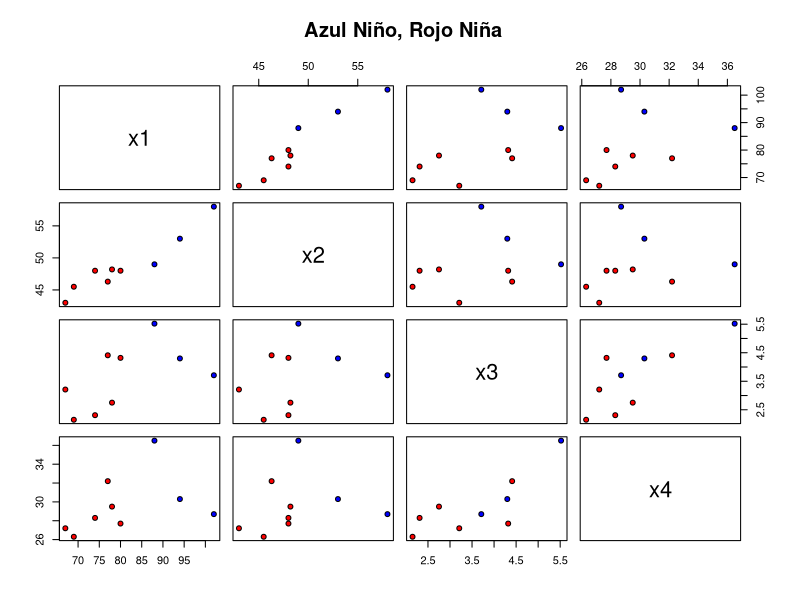
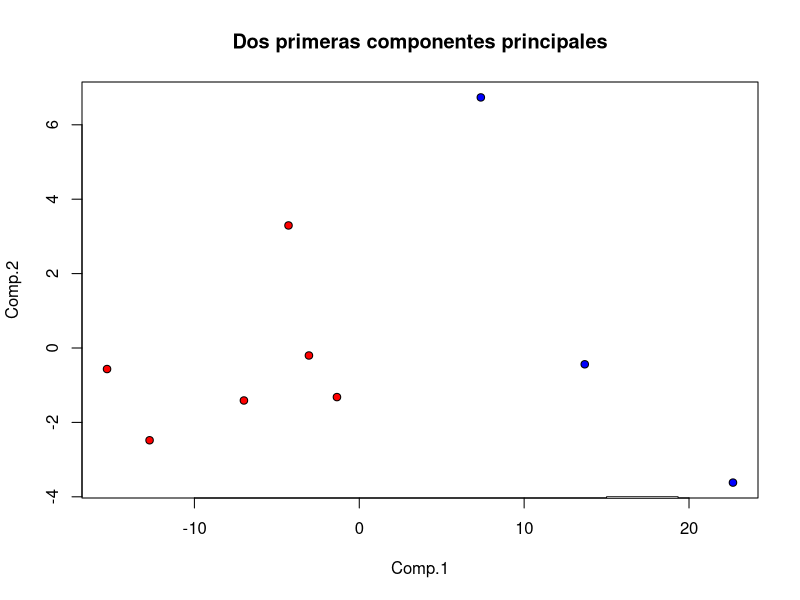
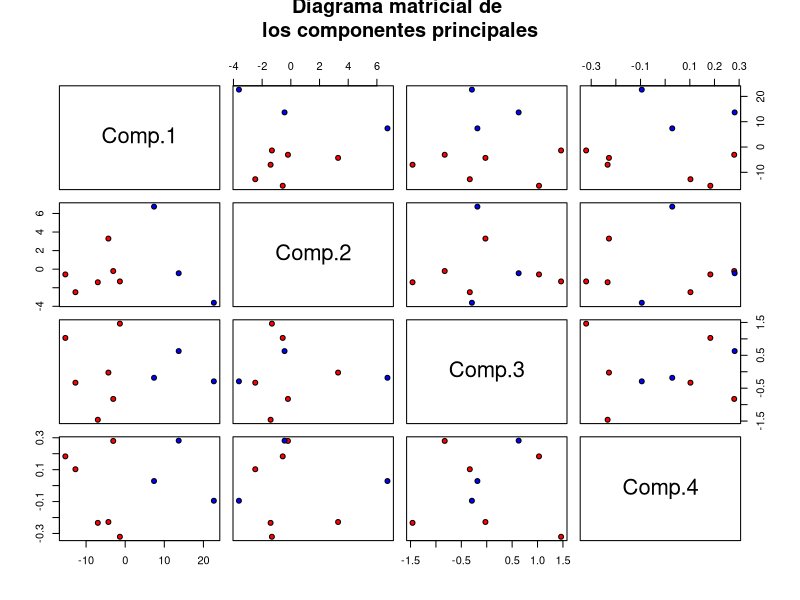
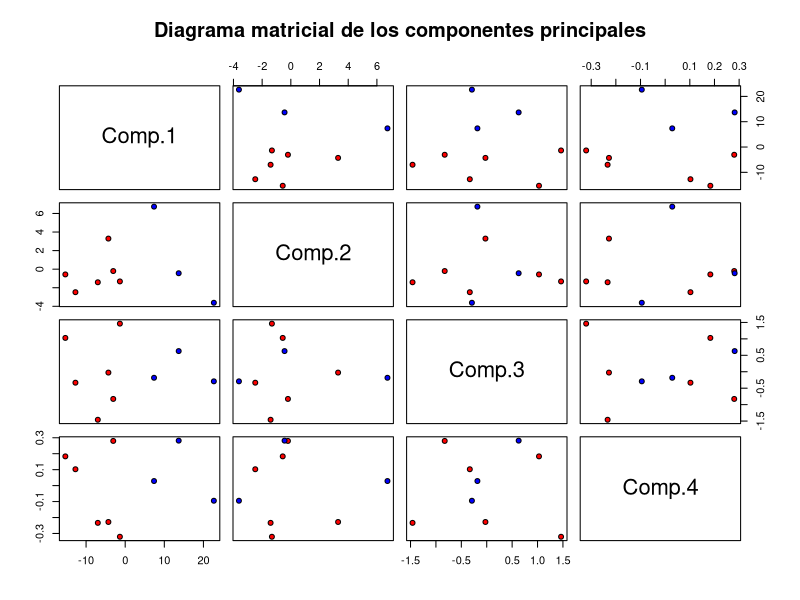
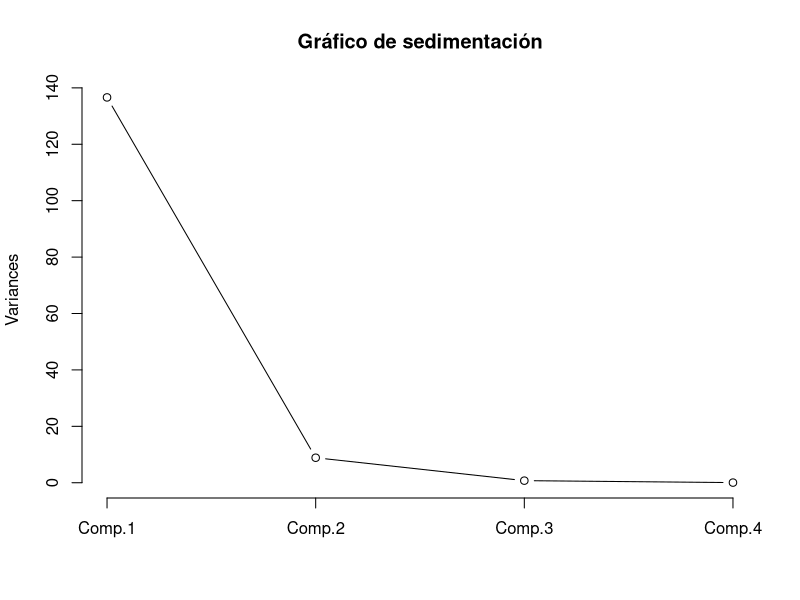
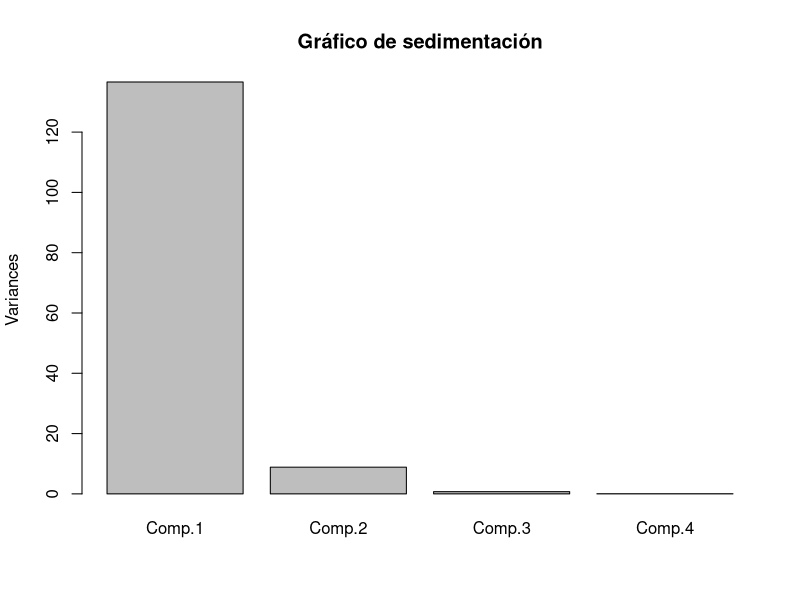
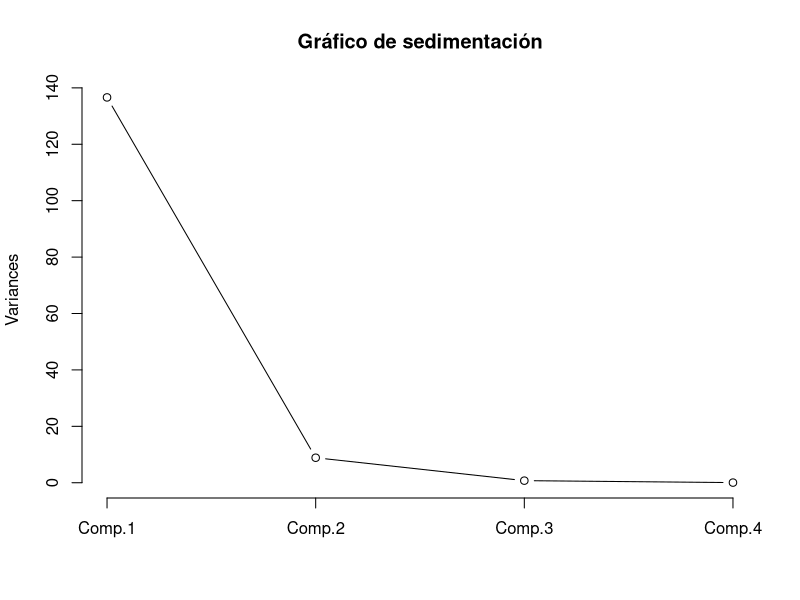
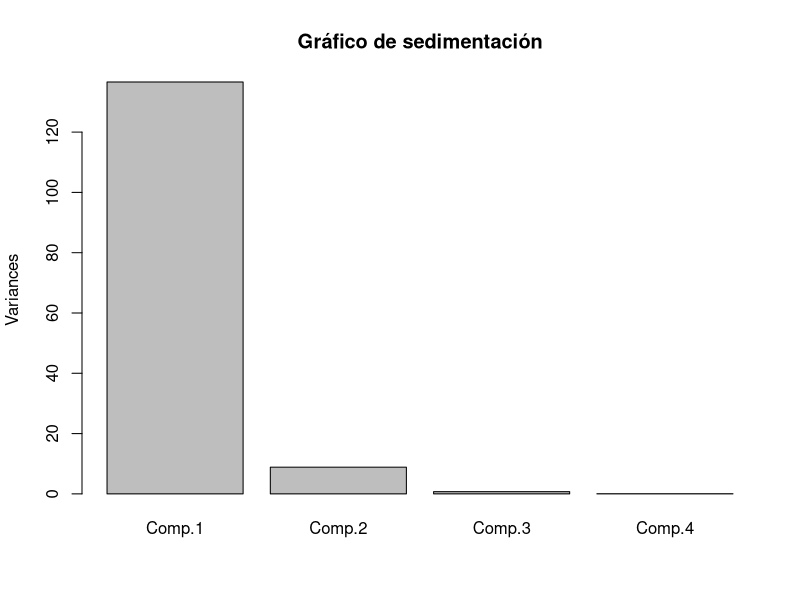

Write R code to recreate these figures, in order.
## ---- chunk 1
n = 9
p = 4
X = matrix(c(78,48.2,2.75,29.5,69,45.5,2.15,26.3,
77,46.3,4.41,32.2, 88,49,5.52,36.5, 67,43,3.21,27.2,
80,48,4.32,27.7, 74,48,2.31,28.3, 94,53,4.3,30.3,
102,58,3.71,28.7),nrow=n,byrow=T)
Datos= as.data.frame(X)
names(Datos) = paste("x",c(1:p),sep="")
Sexo = as.factor(c("Niña","Niña","Niña","Niño",
"Niña","Niña","Niña","Niño","Niño"))
Datos$Sexo=Sexo
## ---- chunk 2
pairs(Datos[,1:4],pch=21,
bg = c("red", "blue")[unclass(Datos$Sexo)],
main="Diagrama matricial de las variables.
\n Azul Niño, Rojo Niña")
legend(15,-4,legend=levels(Datos$Sexo),pch=21,
pt.bg=c("red", "blue"),title="Sexo")
## ---- chunk 3
Hn=diag(rep(1,n))-1/n
cX=Hn%*%X
cX=round(cX,3)
## ---- chunk 4
S=cov(X)*(n-1)/n
eigen(S)-> sol
## ---- chunk 5
CP=cX%*%sol$vectors
## ---- chunk 6
princomp(X)-> solacp
plot(solacp$scores[,c(1:2)],pch=21,bg = c("red", "blue")[unclass(Datos$Sexo)],
main="Dos primeras componentes principales")
legend(15,-4,legend=levels(Datos$Sexo),pch=21,pt.bg=c("red", "blue"),title="Sexo")
## ---- chunk 7
pairs(solacp$scores,pch=21,
bg = c("red", "blue")[unclass(Datos$Sexo)],
main="Diagrama matricial de 
los componentes principales")
## ---- chunk 8
pairs(solacp$scores,pch=21,bg = c("red", "blue")[unclass(Datos$Sexo)],
main="Diagrama matricial de los componentes principales")
## ---- chunk 9
screeplot(solacp,type="lines",main="Gráfico de sedimentación")
screeplot(solacp,type="barplot",main="Gráfico de sedimentación")
## ---- chunk 10
screeplot(solacp,type="lines",main="Gráfico de sedimentación")
## ---- chunk 11
screeplot(solacp,type="barplot",main="Gráfico de sedimentación")
## ---- chunk 12
library(corpcor)
cor2pcor(cor(X))
## ---- chunk 13

kmo.test <- function(df){
cor.sq = cor(df)^2
cor.sumsq = (sum(cor.sq)-dim(cor.sq)[1])
pcor.sq = cor2pcor(cor(df))^2
pcor.sumsq = (sum(pcor.sq)-dim(pcor.sq)[1])
kmo = cor.sumsq/(cor.sumsq+pcor.sumsq)
return(kmo)
} 

kmo.test(X)

## ---- chunk 14
library(psych)
cortest.bartlett(cor(X),n=n)
## ---- chunk 15
biplot(solacp)
